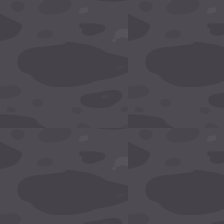

Below is a game level as drawn by its tile map, then a one-line description and the .tmx file that defines it, in full:
An orthogonal 7x7 tile map with 32x32 px tiles, 1 tile layer (Tile Layer 1).

<map version="1.4" tiledversion="1.4.3" orientation="orthogonal" renderorder="right-down" width="7" height="7" tilewidth="32" tileheight="32" infinite="0" nextlayerid="2" nextobjectid="1">
 <tileset firstgid="1" source="2D_Top_Down_Dungeon_Tileset.tsx" />
 <layer id="1" name="Tile Layer 1" width="7" height="7">
  <data encoding="csv">
2268,2269,2270,2271,2268,2269,2270,
2364,2365,2366,2367,2364,2365,2366,
2460,2461,2462,2463,2460,2461,2462,
2556,2557,2558,2559,2556,2557,2558,
2268,2269,2270,2271,2268,2269,2270,
2364,2365,2366,2367,2364,2365,2366,
2460,2461,2462,2463,2460,2461,2462
</data>
 </layer>
</map>
